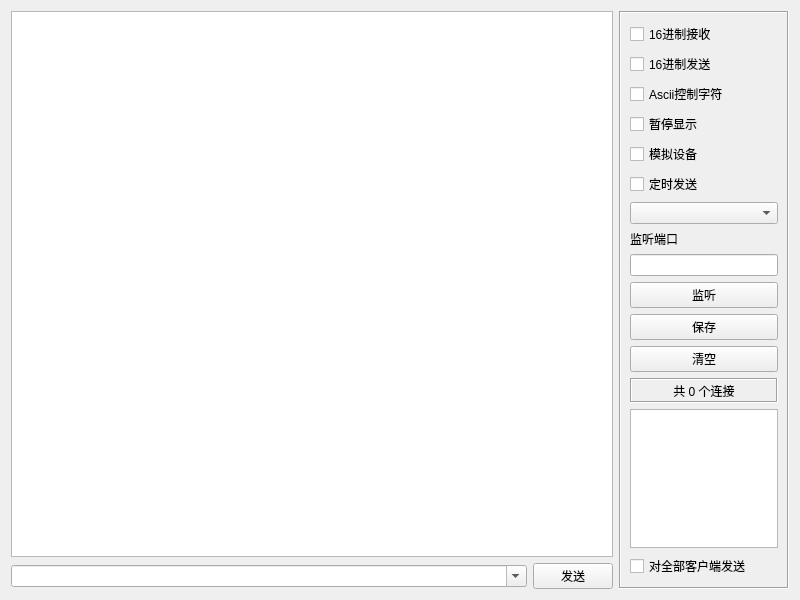
<?xml version="1.0" encoding="UTF-8"?>
<ui version="4.0">
 <class>frmTcpServer</class>
 <widget class="QWidget" name="frmTcpServer">
  <property name="geometry">
   <rect>
    <x>0</x>
    <y>0</y>
    <width>800</width>
    <height>600</height>
   </rect>
  </property>
  <property name="windowTitle">
   <string>Form</string>
  </property>
  <layout class="QGridLayout" name="gridLayout">
   <item row="0" column="0">
    <widget class="QTextEdit" name="txtMain">
     <property name="readOnly">
      <bool>true</bool>
     </property>
    </widget>
   </item>
   <item row="0" column="1" rowspan="2">
    <widget class="QFrame" name="frame">
     <property name="minimumSize">
      <size>
       <width>170</width>
       <height>0</height>
      </size>
     </property>
     <property name="maximumSize">
      <size>
       <width>170</width>
       <height>16777215</height>
      </size>
     </property>
     <property name="frameShape">
      <enum>QFrame::Box</enum>
     </property>
     <property name="frameShadow">
      <enum>QFrame::Sunken</enum>
     </property>
     <layout class="QVBoxLayout" name="verticalLayout_3">
      <property name="leftMargin">
       <number>9</number>
      </property>
      <property name="topMargin">
       <number>9</number>
      </property>
      <property name="rightMargin">
       <number>9</number>
      </property>
      <property name="bottomMargin">
       <number>9</number>
      </property>
      <item>
       <widget class="QCheckBox" name="ckHexReceive">
        <property name="text">
         <string>16进制接收</string>
        </property>
       </widget>
      </item>
      <item>
       <widget class="QCheckBox" name="ckHexSend">
        <property name="text">
         <string>16进制发送</string>
        </property>
       </widget>
      </item>
      <item>
       <widget class="QCheckBox" name="ckAscii">
        <property name="text">
         <string>Ascii控制字符</string>
        </property>
       </widget>
      </item>
      <item>
       <widget class="QCheckBox" name="ckShow">
        <property name="text">
         <string>暂停显示</string>
        </property>
       </widget>
      </item>
      <item>
       <widget class="QCheckBox" name="ckDebug">
        <property name="text">
         <string>模拟设备</string>
        </property>
       </widget>
      </item>
      <item>
       <widget class="QCheckBox" name="ckAutoSend">
        <property name="text">
         <string>定时发送</string>
        </property>
       </widget>
      </item>
      <item>
       <widget class="QComboBox" name="cboxInterval"/>
      </item>
      <item>
       <widget class="QLabel" name="labListenPort">
        <property name="text">
         <string>监听端口</string>
        </property>
       </widget>
      </item>
      <item>
       <widget class="QLineEdit" name="txtListenPort"/>
      </item>
      <item>
       <widget class="QPushButton" name="btnListen">
        <property name="text">
         <string>监听</string>
        </property>
       </widget>
      </item>
      <item>
       <widget class="QPushButton" name="btnSave">
        <property name="text">
         <string>保存</string>
        </property>
       </widget>
      </item>
      <item>
       <widget class="QPushButton" name="btnClear">
        <property name="text">
         <string>清空</string>
        </property>
       </widget>
      </item>
      <item>
       <widget class="QLabel" name="labCount">
        <property name="minimumSize">
         <size>
          <width>0</width>
          <height>25</height>
         </size>
        </property>
        <property name="frameShape">
         <enum>QFrame::Box</enum>
        </property>
        <property name="frameShadow">
         <enum>QFrame::Sunken</enum>
        </property>
        <property name="text">
         <string>共 0 个连接</string>
        </property>
        <property name="alignment">
         <set>Qt::AlignCenter</set>
        </property>
       </widget>
      </item>
      <item>
       <widget class="QListWidget" name="listWidget"/>
      </item>
      <item>
       <widget class="QCheckBox" name="ckAll">
        <property name="text">
         <string>对全部客户端发送</string>
        </property>
       </widget>
      </item>
     </layout>
    </widget>
   </item>
   <item row="1" column="0">
    <widget class="QWidget" name="widget" native="true">
     <layout class="QHBoxLayout" name="layTcpServer">
      <property name="leftMargin">
       <number>0</number>
      </property>
      <property name="topMargin">
       <number>0</number>
      </property>
      <property name="rightMargin">
       <number>0</number>
      </property>
      <property name="bottomMargin">
       <number>0</number>
      </property>
      <item>
       <widget class="QComboBox" name="cboxData">
        <property name="sizePolicy">
         <sizepolicy hsizetype="Ignored" vsizetype="Fixed">
          <horstretch>0</horstretch>
          <verstretch>0</verstretch>
         </sizepolicy>
        </property>
        <property name="editable">
         <bool>true</bool>
        </property>
       </widget>
      </item>
      <item>
       <widget class="QPushButton" name="btnSend">
        <property name="minimumSize">
         <size>
          <width>80</width>
          <height>0</height>
         </size>
        </property>
        <property name="maximumSize">
         <size>
          <width>80</width>
          <height>16777215</height>
         </size>
        </property>
        <property name="text">
         <string>发送</string>
        </property>
       </widget>
      </item>
     </layout>
    </widget>
   </item>
  </layout>
 </widget>
 <resources/>
 <connections/>
</ui>
